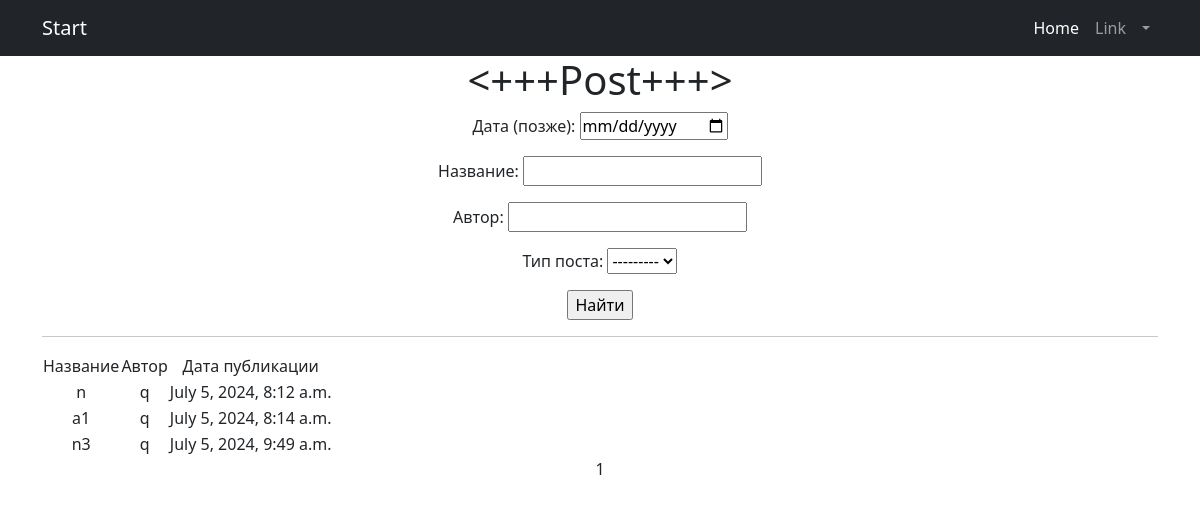
Before: /protect/news_search/ (signed in) with the older database file.
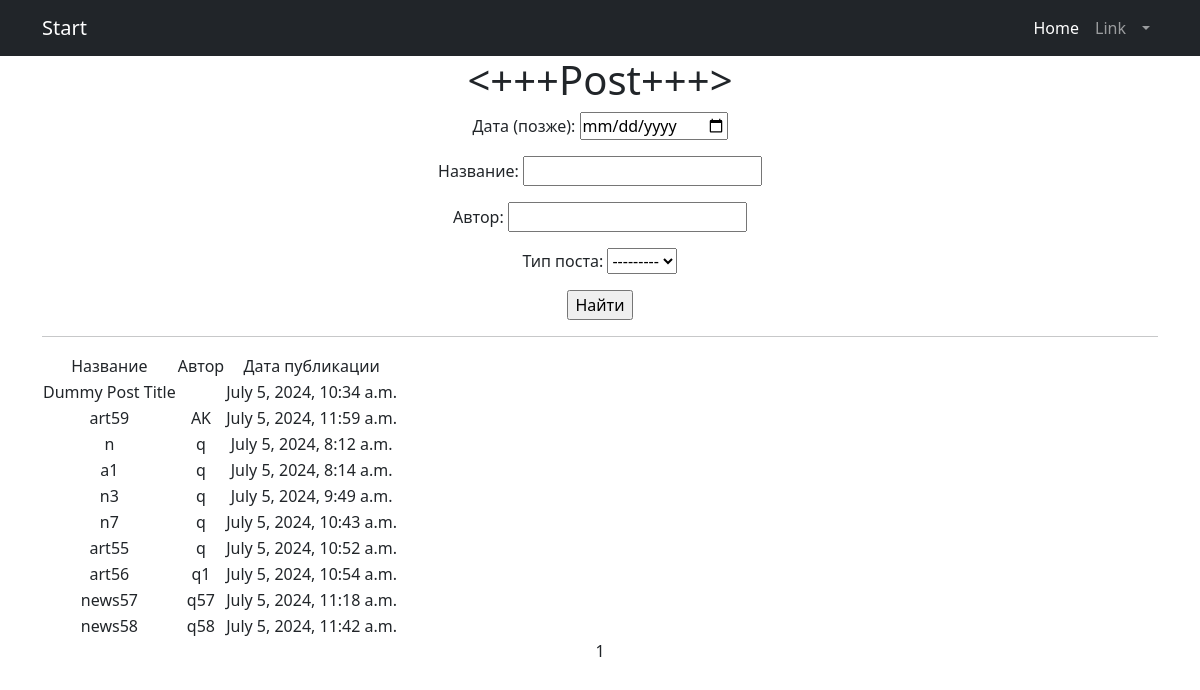
After: the same page with the newer database file.
### news/models.py (models this page shows, shortened)
class Post(models.Model):
    author = models.ForeignKey('Author', on_delete=models.CASCADE)
    POST_TYPES = (
        ('article', 'Article'),
        ('news', 'News'),
    )
    post_type = models.CharField(max_length=10, choices=POST_TYPES)
    created_at = models.DateTimeField(auto_now_add=True)
    categories = models.ManyToManyField('Category', through='PostCategory')
    title = models.CharField(max_length=255)
    content = models.TextField()
    rating = models.IntegerField(default=0)
    authorname = models.CharField(max_length=255)
    category = models.ForeignKey('Category', on_delete=models.CASCADE, related_name='post_related')

### news/views.py (the view)
# urls.py: path('news_search/', views.PostsListView.as_view(), name='news_search'),
class PostsListView(LoginRequiredMixin, ListView):
    model = Post
    ordering = 'authorname', 'created_at'
    template_name = 'news_search.html'
    context_object_name = 'posts'
    paginate_by = 10
    def get_queryset(self):
        queryset = super().get_queryset()
        self.filterset = PostFilter(self.request.GET, queryset)
        return self.filterset.qs
    def get_context_data(self, **kwargs):
        context = super().get_context_data(**kwargs)
        context['filterset'] = self.filterset
        return context

### news/templates/news_search.html (shortened to what this page needs)
{% extends 'flatpages/default.html' %}
{% load censor %}
{% load custom_tags %}
{% block content %}
<h1><+++Post+++></h1>
<form action="" method="get">
       {{ filterset.form.as_p }}
       <input type="submit" value="Найти" />
</form>
   <hr>
   {% if posts %}
       <table>
           <tr>
               <td>Название</td>
               <td>Автор</td>
               <td>Дата публикации</td>
           </tr>
           {% for  post in posts %}
           <tr>
               <td>{{ post.title }}</td>
               <td>{{ post.authorname }}</td>
               <td>{{ post.created_at }}</td>
           </tr>
           {% endfor %}
       </table>
   {% else %}
       <h2>Новостей нет!</h2>
   {% endif %}
   {{ page_obj.number }}
{% endblock content %}

Changed rows visible on the page:
added Post: title "Dummy Post Title", created_at "July 5, 2024, 10:34 a.m."
added Post: title "art59", authorname "AK", created_at "July 5, 2024, 11:59 a.m."
added Post: title "n7", authorname "q", created_at "July 5, 2024, 10:43 a.m."
added Post: title "art55", authorname "q", created_at "July 5, 2024, 10:52 a.m."
added Post: title "art56", authorname "q1", created_at "July 5, 2024, 10:54 a.m."
added Post: title "news57", authorname "q57", created_at "July 5, 2024, 11:18 a.m."
added Post: title "news58", authorname "q58", created_at "July 5, 2024, 11:42 a.m."
